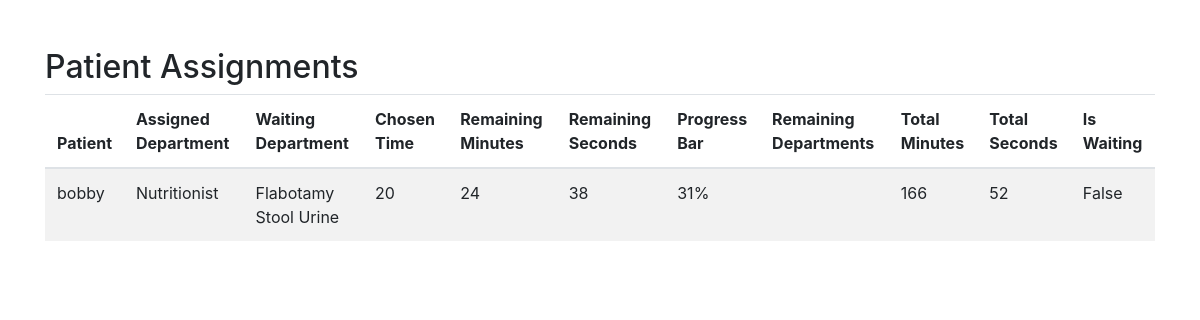
The page /ps/ on the database its author committed.
### app/models.py (models this page shows, shortened)
class Patient_Assignments(models.Model):
    patient = models.ForeignKey(Patient, related_name='patient_assignments', on_delete=models.CASCADE)
    assigned = models.ForeignKey(Department, related_name='assigned_patient_assignments', on_delete=models.CASCADE)
    waiting = models.ForeignKey(Department, related_name='waiting_patient_assignments', on_delete=models.CASCADE)
    chosen_time = models.IntegerField(null=True, blank=True)
    remaining_minutes= models.IntegerField(null=True, blank=True)
    remaining_second = models.IntegerField(null=True, blank=True)
    progress_bar = models.IntegerField(default=100)
    remaining_departments=models.TextField(null=True, blank=True)
    total_minute=models.IntegerField(default=0)
    total_second = models.IntegerField(default=0)
    is_waiting=models.BooleanField(default=False)

class Patient(models.Model):
    id = models.AutoField(primary_key=True)
    name = models.CharField(max_length=255)
    age = models.IntegerField()
    mobile_number = models.CharField(max_length=15)
    address = models.TextField()
    coord_facilitator = models.ForeignKey(CoordinationFacilitators, on_delete=models.CASCADE, null=True, blank=True)
    meals = models.ForeignKey(Meals, on_delete=models.CASCADE, null=True, blank=True)
    chosen_package = models.ForeignKey(Oncurepackages, on_delete=models.CASCADE, null=True, blank=True)
    assigned_department = models.ForeignKey(Department, on_delete=models.CASCADE, null=True, blank=True)
    timer_active = models.BooleanField(default=False)
    waiting_department=models.ForeignKey(Department, on_delete=models.CASCADE, null=True, blank=True,related_name='waiting_package')

class Department(models.Model):
    name = models.CharField(max_length=100)
    oncurepackage = models.ForeignKey(Oncurepackages, related_name='departments', on_delete=models.CASCADE)
    remaining_minutes=models.IntegerField(null=True,blank=True)
    remaining_seconds=models.IntegerField(default=60)

### app/check_file.py (the view)
# urls.py: path('ps/', patient_assignments_list, name='patient_assignments_list'),
def patient_assignments_list(request):
    assignments = Patient_Assignments.objects.all()
    return render(request, 'new/pat_ass_list.html', {'assignments': assignments})

### templates/new/pat_ass_list.html (shortened to what this page needs)
<!DOCTYPE html>
<html lang="en">
<head>
    <link rel="stylesheet" href="https://stackpath.bootstrapcdn.com/bootstrap/4.5.2/css/bootstrap.min.css">
</head>
<body>
    <div class="container mt-5">
        <h2>Patient Assignments</h2>
        <table class="table table-striped">
            <thead>
                <tr>
                    <th>Patient</th>
                    <th>Assigned Department</th>
                    <th>Waiting Department</th>
                    <th>Chosen Time</th>
                    <th>Remaining Minutes</th>
                    <th>Remaining Seconds</th>
                    <th>Progress Bar</th>
                    <th>Remaining Departments</th>
                    <th>Total Minutes</th>
                    <th>Total Seconds</th>
                    <th>Is Waiting</th>
                </tr>
            </thead>
            <tbody>
                {% for assignment in assignments %}
                <tr>
                    <td>{{ assignment.patient.name }}</td>
                    <td>{{ assignment.assigned.name }}</td>
                    <td>{{ assignment.waiting.name }}</td>
                    <td>{{ assignment.chosen_time }}</td>
                    <td>{{ assignment.remaining_minutes }}</td>
                    <td>{{ assignment.remaining_second }}</td>
                    <td>{{ assignment.progress_bar }}%</td>
                    <td>{{ assignment.remaining_departments }}</td>
                    <td>{{ assignment.total_minute }}</td>
                    <td>{{ assignment.total_second }}</td>
                    <td>{{ assignment.is_waiting }}</td>
                </tr>
                {% endfor %}
            </tbody>
        </table>
    </div>
</body>
</html>

### rows shown on the page
Patient_Assignments: patient.name "bobby", assigned.name "Nutritionist", waiting.name "Flabotamy Stool Urine", chosen_time "20", remaining_minutes "24", remaining_second "38", progress_bar "31", total_minute "166", total_second "52", is_waiting "False"
